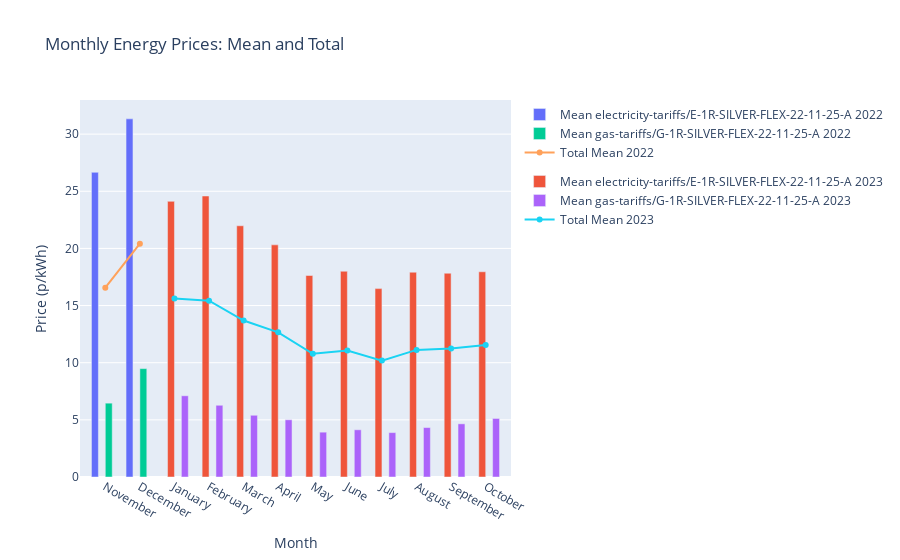

The cell this chart's notebook holds for it:
### Code cell
# Create a mapping of month names to numbers
month_to_num = {name: num for num, name in enumerate(calendar.month_name) if num}

# Calculate mean and total prices for each Tariff Code
monthly_stats = df.groupby(['Tariff Code', 'Year', 'Month']).agg({'Price (p/kWh)': 'mean'}).reset_index()

# Calculate total mean prices across all Tariff Codes
total_monthly_stats = df.groupby(['Year', 'Month']).agg({'Price (p/kWh)': 'mean'}).reset_index()

# Map month names to numbers in the DataFrames
monthly_stats['Month_num'] = monthly_stats['Month'].map(month_to_num)
total_monthly_stats['Month_num'] = total_monthly_stats['Month'].map(month_to_num)

# Sort by Year and Month_num
monthly_stats = monthly_stats.sort_values(['Year', 'Month_num'])
total_monthly_stats = total_monthly_stats.sort_values(['Year', 'Month_num'])



fig = go.Figure()

# Add bar traces for mean prices by Tariff Code
for tariff_code in monthly_stats['Tariff Code'].unique():
    subset = monthly_stats[monthly_stats['Tariff Code'] == tariff_code]
    for year in subset['Year'].unique():
        yearly_subset = subset[subset['Year'] == year]
        fig.add_trace(go.Bar(x=yearly_subset['Month'], y=yearly_subset['Price (p/kWh)'], 
                             name=f'Mean {tariff_code} {year}', legendgroup=str(year),
                             hoverinfo='x+y'))

# Add line traces for total mean prices across all Tariff Codes
for year in total_monthly_stats['Year'].unique():
    yearly_subset = total_monthly_stats[total_monthly_stats['Year'] == year]
    fig.add_trace(go.Scatter(x=yearly_subset['Month'], y=yearly_subset['Price (p/kWh)'], 
                             mode='lines+markers', name=f'Total Mean {year}', legendgroup=str(year),
                             hoverinfo='x+y'))

# Update layout
fig.update_layout(
    title='Monthly Energy Prices: Mean and Total',
    xaxis_title='Month',
    yaxis_title='Price (p/kWh)',
    hovermode="x unified",
    barmode='group'
)

# Save as HTML
fig.write_html("energy_month_year_mean_total_combined_plot_interactive.html")

# Show the plot
fig.show()

### Figure 1 — Plotly figure (JSON) as saved in the notebook; plotly's stock layout.template omitted (floating-point values rounded to 4 significant figures)
{"data": [{"hoverinfo": "x+y", "legendgroup": "2022", "name": "Mean electricity-tariffs/E-1R-SILVER-FLEX-22-11-25-A 2022", "type": "bar", "x": ["November", "December"], "y": [26.66, 31.34]}, {"hoverinfo": "x+y", "legendgroup": "2023", "name": "Mean electricity-tariffs/E-1R-SILVER-FLEX-22-11-25-A 2023", "type": "bar", "x": ["January", "February", "March", "April", "May", "June", "July", "August", "September", "October"], "y": [24.12, 24.59, 21.98, 20.31, 17.63, 18.0, 16.48, 17.92, 17.83, 17.96]}, {"hoverinfo": "x+y", "legendgroup": "2022", "name": "Mean gas-tariffs/G-1R-SILVER-FLEX-22-11-25-A 2022", "type": "bar", "x": ["November", "December"], "y": [6.461, 9.484]}, {"hoverinfo": "x+y", "legendgroup": "2023", "name": "Mean gas-tariffs/G-1R-SILVER-FLEX-22-11-25-A 2023", "type": "bar", "x": ["January", "February", "March", "April", "May", "June", "July", "August", "September", "October"], "y": [7.106, 6.276, 5.401, 5.007, 3.924, 4.132, 3.885, 4.326, 4.653, 5.122]}, {"hoverinfo": "x+y", "legendgroup": "2022", "mode": "lines+markers", "name": "Total Mean 2022", "type": "scatter", "x": ["November", "December"], "y": [16.56, 20.41]}, {"hoverinfo": "x+y", "legendgroup": "2023", "mode": "lines+markers", "name": "Total Mean 2023", "type": "scatter", "x": ["January", "February", "March", "April", "May", "June", "July", "August", "September", "October"], "y": [15.61, 15.43, 13.69, 12.66, 10.78, 11.07, 10.18, 11.12, 11.24, 11.54]}], "layout": {"barmode": "group", "hovermode": "x unified", "title": {"text": "Monthly Energy Prices: Mean and Total"}, "xaxis": {"title": {"text": "Month"}}, "yaxis": {"title": {"text": "Price (p/kWh)"}}}}
